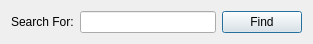
<?xml version="1.0" encoding="UTF-8"?>
<ui version="4.0">
 <class>QuickSearchDialog</class>
 <widget class="QDialog" name="QuickSearchDialog">
  <property name="geometry">
   <rect>
    <x>0</x>
    <y>0</y>
    <width>313</width>
    <height>42</height>
   </rect>
  </property>
  <property name="windowTitle">
   <string>Quick Find</string>
  </property>
  <layout class="QHBoxLayout" name="horizontalLayout">
   <item>
    <widget class="QLabel" name="lblSearchFor">
     <property name="text">
      <string>Search For:</string>
     </property>
    </widget>
   </item>
   <item>
    <widget class="QLineEdit" name="txtSearch"/>
   </item>
   <item>
    <widget class="QPushButton" name="btnFind">
     <property name="text">
      <string>Find</string>
     </property>
    </widget>
   </item>
  </layout>
 </widget>
 <resources/>
 <connections/>
</ui>
